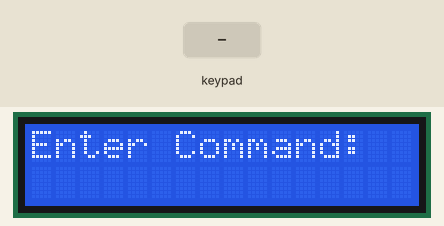
Recording of a program running on a simulated ESP32. On the bench: 16×2 character LCD. The inputs (shaded band) are chosen by the test bench. No radio packets arrive unless stated; what the program prints to the serial monitor is not drawn.

Above: at 1.3 s.
1.4 s: keypad keys 1 2 3 A # pressed 0.4 s apart
At 4.4 s:
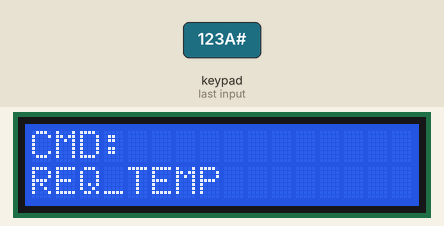
5.5 s: keypad keys 4 5 6 B # pressed 0.4 s apart
At 9.5 s:
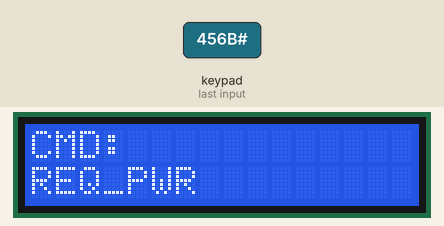
10.3 s: key 'C' pressed
At 12.6 s:
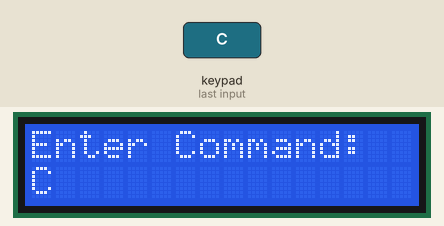
13.3 s: key '#' pressed
At 14.8 s:
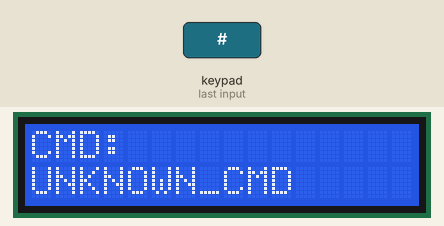
16.3 s: key 'D' pressed
At 17.8 s:
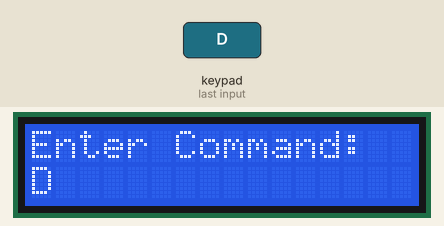
18.8 s: keypad keys 1 2 3 A A pressed 0.4 s apart
At 21.3 s:
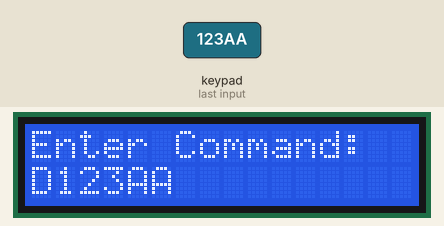
Timing chart, 0 to 22.8 s (numbered marks = the images above; inputs shaded):
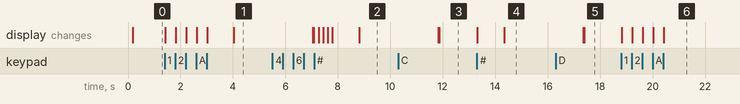

Measured:
- after the input at 1.4 s, the display: first changes at once (image 1 shows a later state)
- after the input at 5.5 s, the display: first differs from a run without the input after 1.6 s (image 2 shows a later state)
- after the input at 10.3 s, the display: first differs from a run without the input after 1.6 s (image 3)
- after the input at 13.3 s, the display: first changes at once (image 4 shows a later state)
- after the input at 16.3 s, the display: first differs from a run without the input after 1.1 s (image 5)
- after the input at 18.8 s, the display: first changes at once (image 6 shows a later state)

The program:

main.cpp
```cpp
#include <Arduino.h>
#include "gs_defs.h"
#include "gs_lora.h"
#include "gs_sharedVar.h"
#include "keypad_handler.h"
#include "lcd_display.h"

void initAll(){
  initLCD();                        // Initialize LCD
  initLoRa();                       // Initialize the LoRa module
  initKeyPad();                     // Initialize keypad
}

void setup() {
  Serial.begin(SERIAL_BAUD_RATE);
  while (!Serial);
  Serial.println("Starting Ground Station...");

  initAll();
  //delay(1000);                      // Delay for 1 sec to set up
  Serial.println("System Ready");

}

void loop() {
  //keypadHandler();
  display_and_transmit_Cmd(); // Send a LoRa packet
  //delay(5000); // Wait 5 seconds before next packet
}
```

gs_defs.h
```cpp
#ifndef GS_DEFS_H
#define GS_DEFS_H
#include <Arduino.h>

// Pin definitions for all components connected to the esp32 in the ground station

//LoRa Module Pins
#define csPin 5
#define rstPin 14
#define irqPin 2


//Keypad pins
//Row pins
#define R1 12
#define R2 13
#define R3 25
#define R4 26

//Column pins
#define C1 27
#define C2 32
#define C3 33
#define C4 15


//Serial Communication definitions
#define SERIAL_BAUD_RATE 9600

#endif
```

gs_lora.h
```cpp
#ifndef GS_LORA_MODULE_H
#define GS_LORA_MODULE_H
#include <Arduino.h>

void initLoRa();
void transmitPkt(String payload);

#endif
```

gs_sharedVar.h
```cpp
#ifndef GS_SHAREDVAR_H
#define GS_SHAREDVAR_H
#include <Arduino.h>

// Command definitions
extern const String CMD_REQ_TEMP;
extern const String CMD_REQ_PWR;
extern const String CMD_UNKNOWN;

// Variables to store the keypad input
extern String inputBuffer ;
// The processed keypad input to be now send via LORA
extern String lastCommand ;

// Source and destination addresses
extern byte cubeAddress;               // address of this device the nanosat
extern byte gsAddress;                  // adress of the GS in this case will be the receipient
extern byte broadCastAdress;           // This broadcasts the message


#endif
```

gs_lora.cpp
```cpp
// Includes
#include <LoRa.h>
#include <SPI.h>
#include "gs_defs.h"
#include "gs_lora.h"
#include "gs_sharedVar.h"
#include "keypad_handler.h"


// Source and destination addresses
byte cubeAddress = 0xBB;               // address of this device the nanosat
byte gsAddress = 0xCC;                  // adress of the GS in this case will be the receipient
byte broadCastAdress = 0xFF;           // This broadcasts the message

void initLoRa(){
  //set up lora module
  LoRa.setPins(csPin, rstPin, irqPin);

  Serial.println("LoRa sender Test");

  if (!LoRa.begin(433E6)){
    Serial.println(
      "Starting LoRa failed!"
    );
    while(1);
  }
}


void transmitPkt(String payload){
  Serial.print("Sending packet: ");
  Serial.println(payload);

  // Format of the message to be send: <destination><source><length><payload>
  LoRa.beginPacket();

  LoRa.write(cubeAddress);              // destination: CubeSat
  LoRa.write(gsAddress);                // source: Ground Station
  /*
  Here now we get a command input from the keypad which is now then transmitted via lora
  well call a function from the keypad.cpp that gives us the keypad input
  */
  LoRa.write(payload.length());         // Take the length of the payload and include it in the packet beiing send
  LoRa.print(payload);                  // now transmit the payload

  LoRa.endPacket();

}

void onReceive(int packetSize) {
  if (packetSize == 0) return;

  // Receive the accompanying data packets with the message
  byte recipient = LoRa.read();         // Get the Recipeint address from the received message
  byte sender = LoRa.read();            // Get the sender address from the received message
  byte length = LoRa.read();            // Get the message length of the payload

  //Stores the received message into a string variable incoming
  String incoming = "";

  //Now read the data that was transmitted
  while (LoRa.available()) {
    incoming += (char)LoRa.read();
  }

  /*
  Check if the message received is intented for that particular receiver node
  or if its a broadcast message
  */
  if (recipient != gsAddress && recipient != broadCastAdress) return;

  /*
  When a LoRa message is sent, it's manually structured like this:
  [destination][sender][length][actual message content]
  The length is the expected number of characters in the message.
  message.length() is the actual number of characters received.
  This if statement checks if what was expected and what was actually received match.
  */
  if (length != incoming.length()) {
    Serial.println("Message length mismatch.");
    return;
  }

  //print the received command on the LCD and also on the serial monitor
  Serial.print("Received Command: ");
  Serial.println(incoming);

  //Remember ot include the printing on the LCD code
  //printing on LCD

}
```

keypad_handler.h
```cpp
#ifndef KEYPAD_H
#define KEYPAD_H
#include <Arduino.h>

void initKeyPad();
void display_and_transmit_Cmd();
void keypadHandler();

#endif
```

lcd_display.h
```cpp
#ifndef LCD_DISPLAY_H
#define LCD_DISPLAY_H
#include <Arduino.h>

void initLCD();
//void display_and_transmit_Cmd();
String translateCMD(const String &buffer);

void updateLCD();
void resetInput();

void processCommand();


#endif
```

keypad_handler.cpp
```cpp
#include <Wire.h>
#include <LiquidCrystal_I2C.h>
#include <Keypad.h>
#include "gs_defs.h"
#include "lcd_display.h"
#include "gs_sharedVar.h"


// Command definitions
const String CMD_REQ_TEMP = "REQ_TEMP";
const String CMD_REQ_PWR = "REQ_PWR";
const String CMD_UNKNOWN = "UNKNOWN_CMD";

String inputBuffer = "";
String lastCommand = "";

// Keypad Setup
const byte ROWS = 4;
const byte COLS = 4;
char keys[ROWS][COLS] = {
{'1','2','3','A'},
{'4','5','6','B'},
{'7','8','9','C'},
{'*','0','#','D'}
};

byte rowPins[ROWS] = {R1, R2, R3, R4};  // Rows
byte colPins[COLS] = {C1, C2, C3, C4};  // Columns

Keypad keypad = Keypad(makeKeymap(keys), rowPins, colPins, ROWS, COLS);

void initKeyPad() {
    // Initialize column pins with pullups
    for (int i = 0; i < COLS; i++) {
        pinMode(colPins[i], INPUT_PULLUP);
    }

}

void display_and_transmit_Cmd(){
  char key = keypad.getKey();

  if (!key) return;  // No key pressed

  // Handle input characters
  if (isalnum(key)) {
    if (inputBuffer.length() < 16) {  // Prevent overflow
      inputBuffer += key;
      updateLCD();
    }
  }
  // Handle delete
  else if (key == '*' && inputBuffer.length() > 0) {
    inputBuffer.remove(inputBuffer.length() - 1);
    updateLCD();
  }
  // Handle command submission
  else if (key == '#' && inputBuffer.length() > 0) {
    processCommand();
  }
}


/*
void keypadHandler() {
  //updateLCD();
  char key = keypad.getKey();

  if (!key) return;  // No key pressed

  Serial.print("Key Pressed: ");
  Serial.println(key);  // Debugging

  // Handle input characters
  if (isalnum(key)) {
    if (inputBuffer.length() < 16) {  // Prevent overflow
      inputBuffer += key;

      Serial.print("Updated Input Buffer: ");
      Serial.println(inputBuffer);  // Debugging
      /*
      Here we are calling the function updateLCD so that as the keys are being
      pressed they are being reflected on the LCD
      //
      updateLCD();
    }
  }

  // Handle delete
  else if (key == '*' && inputBuffer.length() > 0) {
    inputBuffer.remove(inputBuffer.length() - 1);
    updateLCD();
  }

  /*
  Handle command submission:
  Here when the # key is pressed, were are submitting whatever we have input on the keypad.
  the keypad input is first processed and send over LORA
  //
  else if (key == '#') {
    if (inputBuffer.length() > 0) {
      Serial.println("Submitting command...");
      display_and_transmit_Cmd();
    }
  }
}*/
```

lcd_display.cpp
```cpp
#include <Wire.h>
#include <LiquidCrystal_I2C.h>
#include "lcd_display.h"
#include "keypad_handler.h"
#include "gs_sharedVar.h"
#include "gs_lora.h"

// LCD Setup
LiquidCrystal_I2C lcd(0x27, 16, 2);


void initLCD(){
    // LCD initialization
    lcd.init();
    lcd.backlight();
    lcd.clear();
    delay(100);
    //resetInput();
    lcd.print("Enter Command:");
}

void processCommand() {
    lcd.clear();
    lcd.print("Processing...");
    delay(1000);

    // Translate the command
    lastCommand = translateCMD(inputBuffer);

    Serial.print("translated cmd: ");
    Serial.println(lastCommand);


    // Display result
    lcd.clear();
    lcd.print("CMD:");
    lcd.setCursor(0, 1);
    lcd.print(lastCommand);

    // Here you would add your LoRa transmission code
    // transmitCommand(lastCommand);

    delay(3000);  // Show command for 2 seconds
    resetInput();
  }

/*
Here we want ot display the commands that has been translated from the keypad input
this is the command that is now going to be send via LORA
*/

/*
void display_and_transmit_Cmd() {
    if (inputBuffer.length() == 0) return;  // Do nothing if empty

    lcd.clear();
    lcd.print("Processing...");

    Serial.print("Input Buffer: ");
    Serial.println(inputBuffer);  // Debugging: Print buffer before translation

    // Translate the command

    lastCommand = translateCMD(inputBuffer);


    Serial.print("Translated CMD: ");
    Serial.println(lastCommand);  // Debugging: Print translated command

    // Display result
    lcd.clear();
    lcd.print("CMD:");
    lcd.setCursor(0, 1);
    lcd.print(lastCommand);

    /*
    Here you would add your LoRa transmission code:
    Here we are calling the transmitPkt function so that
    it can transmit our command via LORA
    //
   transmitPkt(lastCommand);

   delay(2000);  // Show command for 2 seconds
   resetInput();
}*/


String translateCMD(const String &buffer) {
    if (buffer == "123A") return CMD_REQ_TEMP;
    if (buffer == "456B") return CMD_REQ_PWR;
    //if (buffer == "789C") return "CMD_3";  // Example additional command
    //if (buffer == "*0#D") return "CMD_4";  // Example additional command

    return CMD_UNKNOWN;  // Default for unrecognized commands
}

/*
This function updates the contents of the inputBuffer variable which holds keys being pressed
on the keypad to the lcd display.
*/
void updateLCD() {
    lcd.setCursor(0, 1);
    lcd.print("                ");  // Clear line
    lcd.setCursor(0, 1);
    lcd.print(inputBuffer);
}

/*
This is a reset function for the inputBuffer variable and also the LCD. It clears the contents of the
lcd and updates the enter command display on the display
*/
void resetInput() {
    inputBuffer = "";
    lcd.clear();
    lcd.print("Enter Command:");
}
    
```
